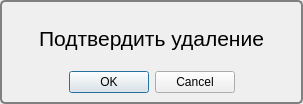
<?xml version="1.0" encoding="UTF-8"?>
<ui version="4.0">
 <class>DeleteContactDialog</class>
 <widget class="QWidget" name="DeleteContactDialog">
  <property name="windowModality">
   <enum>Qt::ApplicationModal</enum>
  </property>
  <property name="geometry">
   <rect>
    <x>0</x>
    <y>0</y>
    <width>303</width>
    <height>104</height>
   </rect>
  </property>
  <property name="sizePolicy">
   <sizepolicy hsizetype="Preferred" vsizetype="Preferred">
    <horstretch>0</horstretch>
    <verstretch>0</verstretch>
   </sizepolicy>
  </property>
  <property name="minimumSize">
   <size>
    <width>200</width>
    <height>100</height>
   </size>
  </property>
  <property name="windowTitle">
   <string>Телефонная книжка</string>
  </property>
  <property name="styleSheet">
   <string notr="true">#DeleteContactDialog {
    border-width: 2;
    border-radius: 5;
    border-style: solid;
    border-color: gray;
}
</string>
  </property>
  <layout class="QGridLayout" name="gridLayout">
   <item row="0" column="0">
    <widget class="QLabel" name="label">
     <property name="sizePolicy">
      <sizepolicy hsizetype="Preferred" vsizetype="Minimum">
       <horstretch>0</horstretch>
       <verstretch>0</verstretch>
      </sizepolicy>
     </property>
     <property name="font">
      <font>
       <family>Arial</family>
       <pointsize>16</pointsize>
      </font>
     </property>
     <property name="text">
      <string>Подтвердить удаление</string>
     </property>
     <property name="scaledContents">
      <bool>true</bool>
     </property>
     <property name="alignment">
      <set>Qt::AlignCenter</set>
     </property>
     <property name="wordWrap">
      <bool>false</bool>
     </property>
     <property name="margin">
      <number>15</number>
     </property>
    </widget>
   </item>
   <item row="2" column="0">
    <widget class="QDialogButtonBox" name="button_box">
     <property name="styleSheet">
      <string notr="true">QDialogButtonBox *[text=&quot;OK&quot;] {
    background: #ccff66;
}

QDialogButtonBox *[text=&quot;Cancel&quot;] { 
    background: #fe6665;
}</string>
     </property>
     <property name="orientation">
      <enum>Qt::Horizontal</enum>
     </property>
     <property name="standardButtons">
      <set>QDialogButtonBox::Cancel|QDialogButtonBox::Ok</set>
     </property>
     <property name="centerButtons">
      <bool>true</bool>
     </property>
    </widget>
   </item>
  </layout>
 </widget>
 <resources/>
 <connections/>
</ui>
